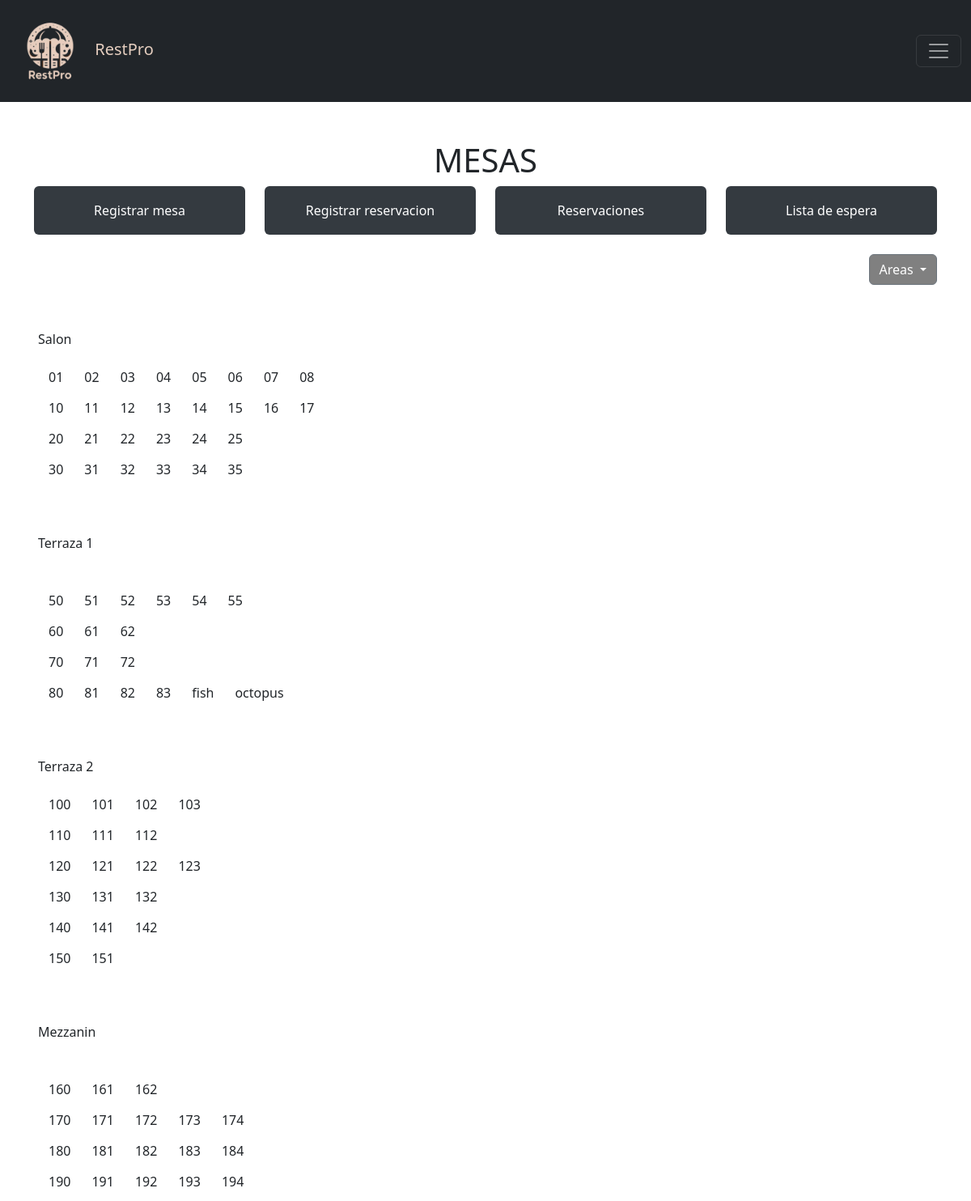
Page /vistas/mesas/mesas.php (signed in) on the committed database.
### tables this page shows
CREATE TABLE `areas` (
  `id` int NOT NULL,
  `nombre` varchar(50) NOT NULL COMMENT 'Nombre de area',
  `descripcion` varchar(250) NOT NULL COMMENT 'Descripcion de area'
);

### www/vistas/mesas/consultas/consultas.php (called while the page is built, shortened)
<?php
$sql = "SELECT * FROM areas";
$result = $pdo->query($sql);
if ($result->rowCount() > 0) {
    $resultAreas = $result->fetchAll(PDO::FETCH_OBJ);
} else {
    $resultAreas = array();
}
$sql = "SELECT * FROM mesa_cliente WHERE estado = 0 ";
$result = $pdo->query($sql);
$hoy = date("w");
if($hoy > 0 && $hoy < 5){
    $result = $pdo->query('SELECT COUNT(*) FROM personal WHERE estado = 1 AND descanso != '. $hoy .' AND descanso != "fines" ');
}else{
    $result = $pdo->query('SELECT COUNT(*) FROM personal WHERE estado = 1 AND (descanso != '. $hoy .' OR descanso = "fines" )');
}
$n_meseros = $result->fetchColumn();
$result = $pdo->query("SELECT * FROM roles WHERE descripcion = $n_meseros");
if ($result->rowCount() > 0) {
    $resultRol = $result->fetch(PDO::FETCH_OBJ);
    $rol_id = $resultRol->id;
}
?>

### www/vistas/mesas/mesas.php (the view, shortened to what this page needs)
<?php
$ubicacion = "../../";
include($ubicacion . "includes/header.php");
include("consultas/consultas.php");
?>
<link rel="stylesheet" href="<?php echo $ubicacion; ?>/assets/tools/styles/estilos_vistas.css">
<div class="container mt-3">
    <h1 class="text-center">MESAS</h1>
    <div class="row centrar">
        <div class="col">
            <button class="btn btn-estilo" data-bs-toggle="modal" data-bs-target="#modalAsignarMesa">
                Registrar mesa
            </button>
        </div>
        <div class="col">
            <button class="btn btn-estilo " data-bs-toggle="modal" data-bs-target="#modalReservacion">
                Registrar reservacion
            </button>
        </div>
        <div class="col">
            <button class="btn btn-estilo " data-bs-toggle="modal" data-bs-target="#modalReservacionHoy">
                Reservaciones
            </button>
        </div>
        <div class="col">
            <button class="btn btn-estilo" data-bs-toggle="modal" data-bs-target="#modalListaEspera">
                Lista de espera
            </button>
        </div>
    </div>
    <br>
    <div class="dropdown" style="text-align: right;">
        <button type="button" class="btn btn-secondary dropdown-toggle" style="background-color:grey"
            data-bs-toggle="dropdown" aria-expanded="false">
            Areas
        </button>
    </div>
    <?php
    include_once('mesas_mapas.php');
    ?>
</div>
<?php
include_once($ubicacion . "includes/footer.php");
?>

### www/vistas/mesas/mesas_mapas.php
<?php
if (isset($resultAreas)) {
    foreach ($resultAreas as $area) {
        $result = $pdo->query("SELECT * FROM vista_mesas_color WHERE area_id= $area->id AND rol = $rol_id ORDER BY nombre ASC");
        if ($result->rowCount() > 0) {
            $resultMesas = $result->fetchAll(PDO::FETCH_OBJ);
        } ?>
        <div id="<?php echo $area->id; ?>" class="mapa container active" style="width: 100%;">
            <p><?php echo $area->nombre; ?></p>
            <?php
            $fila = 0;
            foreach ($resultMesas as $mesa) {
                if (strlen($mesa->nombre) == 2) {
                    if ($mesa->nombre[0] != $fila) {
                        $fila = $mesa->nombre[0];
                        echo '<br>';
                    }
                } elseif (strlen($mesa->nombre) == 3) {
                    if ($mesa->nombre[1] != $fila) {
                        $fila = $mesa->nombre[1];
                        echo '<br>';
                    }
                }
                echo "<div class='d-inline-block border-custom' id='tooltip-$mesa->id' data-bs-placement='top' data-bs-html='true'
                        title='N. personas: {$mesa->n_personas}<br>Mesero: $mesa->mesero_nombre'>
                        <button type='button' data-bs-toggle='modal' data-bs-target='#verClientes' data-estado='$mesa->estado'
                            data-id='$mesa->id' data-nombre='$mesa->nombre' data-n_personas='$mesa->n_personas' data-id_zona='$mesa->area_id'
                            data-mesero='$mesa->mesero_nombre' data-id-mesero='$mesa->mesero_id'class='btn'>$mesa->nombre </button>
                    </div>";
            } ?>
        </div>
    <?php }
} else {
    echo 'No existen areas.';
} ?>

### www/assets/tools/styles.css (style rules this page uses)
.row { display: flex; row-gap: 48px; }
.centrar { text-align: center; justify-content: center; align-items: center; }
.container { margin-top: 50px; }
.btn { cursor: pointer; }

### www/assets/tools/styles/estilos_vistas.css (style rules this page uses)
.btn-estilo { height: 60px; width: 100%; background-color: #343a40; color: white; }
.mapa { justify-content: center; flex-wrap: wrap; background: #ffffff; padding: 5px; }
.mapa.active { display: block; }

### rows in the picture
areas: $area->id 1 (drawn), nombre "Salon", nombre "01", nombre "02", nombre "03", nombre "04", nombre "05", nombre "06", nombre "07", nombre "08", nombre "10", nombre "11", nombre "12", nombre "13", nombre "14", nombre "15", nombre "16", nombre "17", nombre "20", nombre "21", nombre "22", nombre "23", nombre "24", nombre "25", nombre "30", nombre "31", nombre "32", nombre "33", nombre "34", nombre "35"
areas: nombre "Terraza 1", nombre "50", nombre "51", nombre "52", nombre "53", nombre "54", nombre "55", nombre "60", nombre "61", nombre "62", nombre "70", nombre "71", nombre "72", nombre "80", nombre "81", nombre "82", nombre "83", nombre "fish", nombre "octopus"
areas: nombre "Terraza 2", nombre "100", nombre "101", nombre "102", nombre "103", nombre "110", nombre "111", nombre "112", nombre "120", nombre "121", nombre "122", nombre "123", nombre "130", nombre "131", nombre "132", nombre "140", nombre "141", nombre "142", nombre "150", nombre "151"
areas: nombre "Mezzanin", nombre "160", nombre "161", nombre "162", nombre "170", nombre "171", nombre "172", nombre "173", nombre "174", nombre "180", nombre "181", nombre "182", nombre "183", nombre "184", nombre "190", nombre "191", nombre "192", nombre "193", nombre "194"
